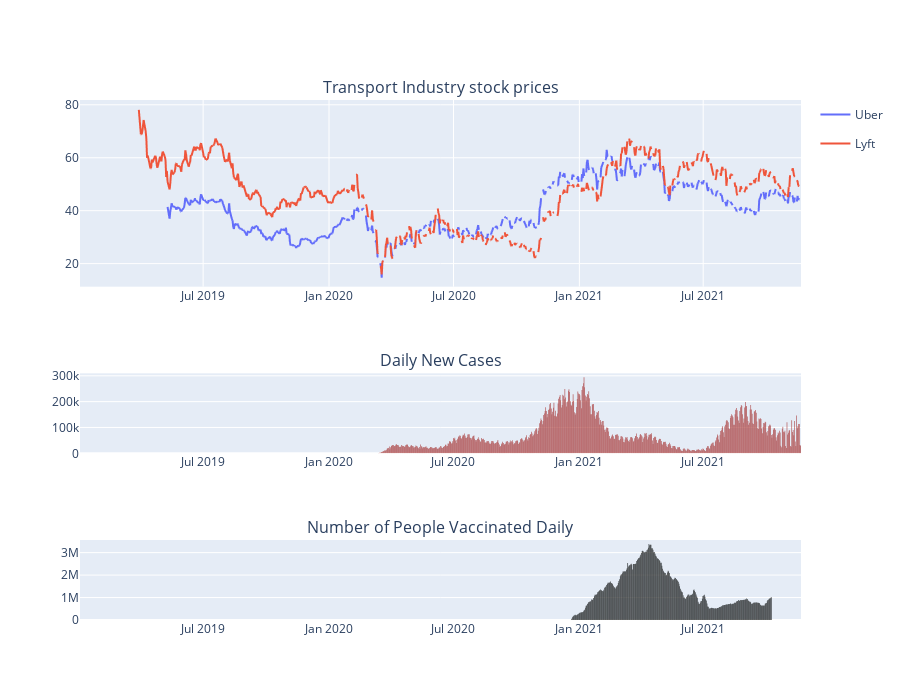

Notebook code cell kept with this figure:
### Markdown cell above
### Transport Industry

### Code cell
industry = 'Transport'

fig = make_subplots(rows=3, cols=1, subplot_titles=(industry + ' Industry stock prices',  'Daily New Cases', 'Number of People Vaccinated Daily'), row_width=[0.3, 0.3, 0.7])

df_required = merged_data[['Date'] + dict_industry_to_stock[industry]]
df_temp = pd.melt(df_required, id_vars=['Date'], value_vars=dict_industry_to_stock[industry]).rename(columns={"variable": "Company", "value": "Stock Price"}).replace({"Company": dict_stock_to_company})

fig1 = px.line(df_temp, x="Date", y="Stock Price", color='Company', title="Stock price for " + str(industry) +  ' industry ')
fig2 = px.bar(merged_data, x="Date", y="Daily New Cases")
fig2.update_traces(marker_color="brown", marker_line_width = 0.05)
fig3 = px.bar(merged_data, x="Date", y='Number of People Vaccinated Daily')
fig3.update_traces(marker_color="black", marker_line_width = 0.05)

for tmp in fig1.data:
    fig.append_trace(tmp, row=1, col=1)
fig.append_trace(fig2.data[0], row=2, col=1)
fig.append_trace(fig3.data[0], row=3, col=1)


fig.update_layout(height=700, width=900)
fig.show()

### Figure 1 — Plotly figure (JSON) as saved in the notebook; plotly's stock layout.template omitted (floating-point values rounded to 4 significant figures; data arrays with more than 128 entries replaced by an {"elided": "..."} marker saying what was removed)
{"data": [{"hovertemplate": "Company=Uber<br>Date=%{x}<br>Stock Price=%{y}<extra></extra>", "legendgroup": "Uber", "line": {"color": "#636efa", "dash": "solid"}, "marker": {"symbol": "circle"}, "mode": "lines", "name": "Uber", "showlegend": true, "type": "scattergl", "x": {"elided": "935 str values"}, "xaxis": "x", "y": {"elided": "935 float values"}, "yaxis": "y"}, {"hovertemplate": "Company=Lyft<br>Date=%{x}<br>Stock Price=%{y}<extra></extra>", "legendgroup": "Lyft", "line": {"color": "#EF553B", "dash": "solid"}, "marker": {"symbol": "circle"}, "mode": "lines", "name": "Lyft", "showlegend": true, "type": "scattergl", "x": {"elided": "935 str values"}, "xaxis": "x", "y": {"elided": "935 float values"}, "yaxis": "y"}, {"alignmentgroup": "True", "hovertemplate": "Date=%{x}<br>Daily New Cases=%{y}<extra></extra>", "legendgroup": "", "marker": {"color": "brown", "line": {"width": 0.05}, "pattern": {"shape": ""}}, "name": "", "offsetgroup": "", "orientation": "v", "showlegend": false, "textposition": "auto", "type": "bar", "x": {"elided": "935 str values"}, "xaxis": "x2", "y": {"elided": "935 int values"}, "yaxis": "y2"}, {"alignmentgroup": "True", "hovertemplate": "Date=%{x}<br>Number of People Vaccinated Daily=%{y}<extra></extra>", "legendgroup": "", "marker": {"color": "black", "line": {"width": 0.05}, "pattern": {"shape": ""}}, "name": "", "offsetgroup": "", "orientation": "v", "showlegend": false, "textposition": "auto", "type": "bar", "x": {"elided": "935 str values"}, "xaxis": "x3", "y": {"elided": "935 int values"}, "yaxis": "y3"}], "layout": {"annotations": [{"font": {"size": 16}, "showarrow": false, "text": "Transport Industry stock prices", "x": 0.5, "xanchor": "center", "xref": "paper", "y": 1.0, "yanchor": "bottom", "yref": "paper"}, {"font": {"size": 16}, "showarrow": false, "text": "Daily New Cases", "x": 0.5, "xanchor": "center", "xref": "paper", "y": 0.4744, "yanchor": "bottom", "yref": "paper"}, {"font": {"size": 16}, "showarrow": false, "text": "Number of People Vaccinated Daily", "x": 0.5, "xanchor": "center", "xref": "paper", "y": 0.1538, "yanchor": "bottom", "yref": "paper"}], "height": 700, "width": 900, "xaxis": {"anchor": "y", "domain": [0, 1]}, "xaxis2": {"anchor": "y2", "domain": [0, 1]}, "xaxis3": {"anchor": "y3", "domain": [0, 1]}, "yaxis": {"anchor": "x", "domain": [0.641, 1]}, "yaxis2": {"anchor": "x2", "domain": [0.3205, 0.4744]}, "yaxis3": {"anchor": "x3", "domain": [0, 0.1538]}}}
